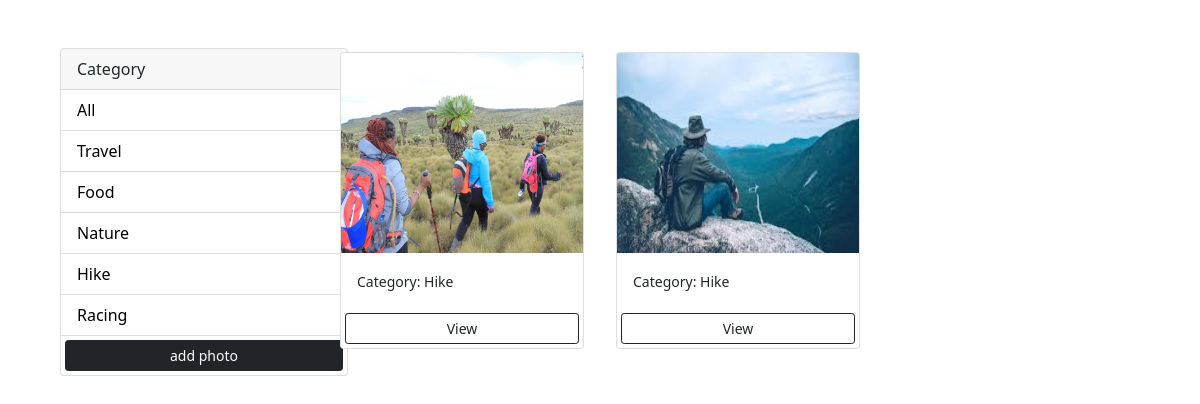
Page /?category=Hike on the committed database.
### photos/models.py (models this page shows, shortened)
class Category(models.Model):
    name = models.CharField(max_length=100,null=False, blank=False)

class Photo(models.Model):
    category = models.ForeignKey(Category,on_delete=models.SET_NULL,null=True,blank=True)
    image = models.ImageField(null=False, blank=False)
    description = models.TextField(max_length=500,null=False, blank=False)

### photos/views.py (the view)
# urls.py: path('',views.gallery,name='gallery'),
def gallery(request):
    category = request.GET.get('category')
    if category is None:
        photos = Photo.objects.all()
    else:
        photos = Photo.objects.filter(category__name__contains = category)
    categories = Category.objects.all()
    context = {'categories': categories,'photos': photos}
    return render(request, 'photos/gallery.html', context)

### photos/templates/photos/gallery.html (shortened to what this page needs)
<!DOCTYPE html>
<html lang="en">
<head>
    <link href="https://cdn.jsdelivr.net/npm/bootstrap@5.0.2/dist/css/bootstrap.min.css" rel="stylesheet">
    {% load static %}
      <link rel="stylesheet" href="{% static 'css/main.css' %}">
</head>
<body class="m-5">
    <div class="container">
       <div class="row">
           <div class="col-md-3">
            <div class="card" style="width: 18rem;">
                <div class="card-header">
                  Category
                </div>
                <ul class="list-group list-group-flush " id="ul">
                  <li class="list-group-item">
                      <a href="{% url 'gallery' %}" id="links">All</a>
                  </li>
                  {% for category in categories %}
                  <li class="list-group-item">
                      <a href="{% url 'gallery' %}?category={{ category.name }}">{{ category.name}}</a>
                  </li>
                  {% endfor %}
                    <a class="btn btn-dark btn-block btn-sm m-1" href="{% url 'add' %}">add photo</a>
                </ul>
              </div>
           </div>
           <div class="col-md-9">
                <div class="row">
                    {% for photo in photos %}
                    <div class="col-md-4">
                        <div class="card m-1" id="card">
                            <img src="{{  photo.image.url }}" class="card-img-top" alt="..." style="width: 100%;">
                            <div class="card-body">
                                <small>Category: {{photo.category.name}}</small>
                            </div>
                            <a class="btn btn-outline-dark btn-sm m-1" href="{% url 'photo' photo.id %}">View</a>
                          </div>
                    </div>
                    {% empty %}
                    <h3>no photos...</h3>
                    {% endfor %}
                </div>
           </div>
       </div>
    </div>
</body>
</html>

### photos/static/css/main.css (style rules this page uses)
.card-img-top { height: 200px; width: 100%; }
.list-group-item a { text-decoration: none; color: black !important; }

### rows in the picture
Category: name "Travel"
Category: name "Food"
Category: name "Nature"
Category: name "Hike"
Category: name "Racing"
Photo: image (picture), category.name "Hike"
Photo: image (picture), category.name "Hike"
